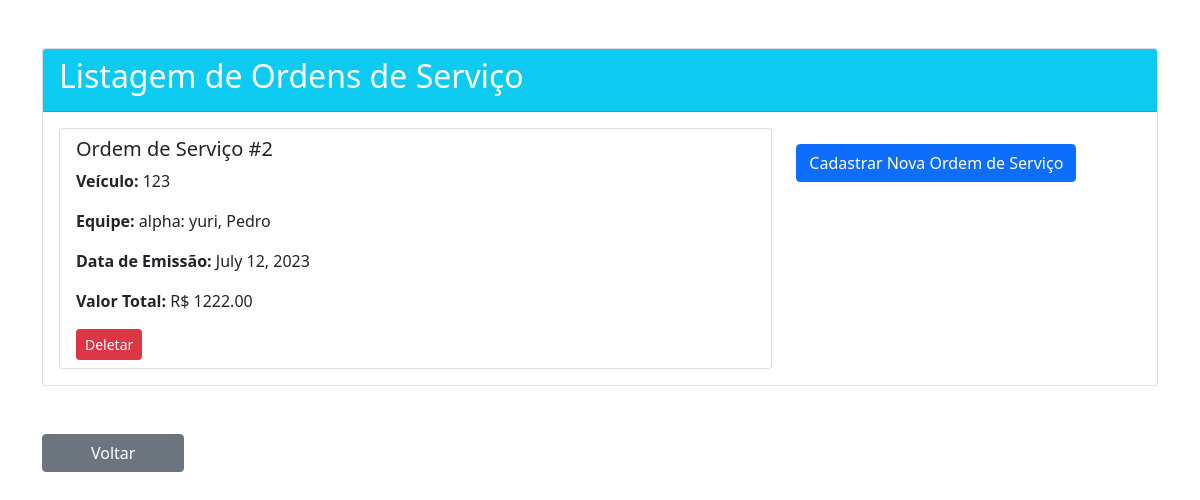
Page /ordens_servico/ on the committed database.
### app_mecanica/models.py (models this page shows, shortened)
class OrdemDeServico(models.Model):
    veiculo = models.ForeignKey('Veiculo', on_delete=models.CASCADE)
    equipe = models.ForeignKey('Equipe', on_delete=models.CASCADE)
    data_emissao = models.DateField()
    valor_total = models.DecimalField(max_digits=10, decimal_places=2)
    data_conclusao = models.DateField()

class Veiculo(models.Model):
    cliente = models.ForeignKey(Cliente, on_delete=models.CASCADE)
    placa = models.CharField(max_length=20)
    descricao = models.CharField(max_length=255)
    modelo = models.CharField(max_length=255)
    def __str__(self):
        return self.modelo

class Equipe(models.Model):
    nome = models.CharField(max_length=255, blank=True)
    membros = models.ManyToManyField(Mecanico)
    def __str__(self):
        membros_str = ', '.join([mecanico.nome for mecanico in self.membros.all()])
        return f"Equipe {self.id}: {membros_str}" if self.nome == '' else f"{self.nome}: {membros_str}"

class Mecanico(models.Model):
    nome = models.CharField(max_length=255)
    endereco = models.CharField(max_length=255)
    especialidade = models.CharField(max_length=100)

### app_mecanica/views.py (the view)
# urls.py: path('ordens_servico/', ordens_servico, name='ordens_servico'),
def ordens_servico(request):
    ordens = OrdemDeServico.objects.all()
    return render(request, 'ordens_servico.html', {'ordens': ordens})

### app_mecanica/templates/ordens_servico.html (shortened to what this page needs)
<!DOCTYPE html>
<html lang="en">
<head>
    <link href="https://cdn.jsdelivr.net/npm/bootstrap@5.0.2/dist/css/bootstrap.min.css" rel="stylesheet">
</head>
<body>
{% block content %}
<div class="container mt-5">
    <div class="card">
        <div class="card-header bg-info text-white">
            <h2>Listagem de Ordens de Serviço</h2>
        </div>
        <div class="card-body">
            <div class="row">
                <div class="col-md-8">
                    <ul class="list-group">
                        {% for ordem in ordens %}
                            <li class="list-group-item">
                                <h5>Ordem de Serviço #{{ ordem.id }}</h5>
                                <p><strong>Veículo:</strong> {{ ordem.veiculo }}</p>
                                <p><strong>Equipe:</strong> {{ ordem.equipe }}</p>
                                <p><strong>Data de Emissão:</strong> {{ ordem.data_emissao }}</p>
                                <p><strong>Valor Total:</strong> R$ {{ ordem.valor_total }}</p>
                                <form method="post" action="{% url 'deletar_ordem_servico' ordem.id %}" style="display:inline;">
                                    <button type="submit" class="btn btn-danger btn-sm">Deletar</button>
                                </form>
                            </li>
                        {% endfor %}
                    </ul>
                </div>
                <div class="col-md-4">
                    <a href="{% url 'cadastrar_ordem_servico' %}" class="btn btn-primary mt-3">Cadastrar Nova Ordem de Serviço</a>
                </div>
            </div>
        </div>
    </div>
</div>
<div class="container mt-5">
    <a href="{% url 'home' %}" class="btn btn-secondary px-5">Voltar</a>
</div>
{% endblock %}
</body>
</html>

### rows in the picture
OrdemDeServico: id "2", veiculo "123", equipe "alpha: yuri, Pedro", data_emissao "July 12, 2023", valor_total "1222.00"
